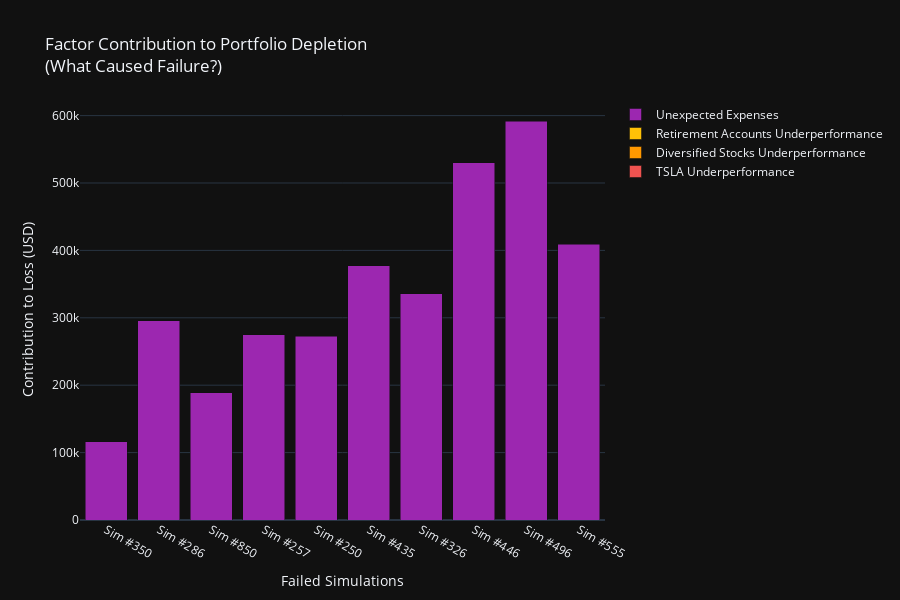

The notebook cell saved with this chart:
### Code cell
# MULTI-FACTOR ATTRIBUTION ANALYSIS
 

if len(failed_simulations) > 0:
    print("\\n" + "="*80)
    print("MULTI-FACTOR ATTRIBUTION ANALYSIS")
    print("="*80)
    print("Calculating how much each factor contributed to portfolio depletion...")
    
    # Calculate factor contributions
    contributions_df = calculate_factor_contributions(failed_simulations)
    
    # Display contribution table
    print("\\nFactor Contribution Summary (USD):")
    print("-" * 100)
    
    for _, row in contributions_df.iterrows():
        print(f"\\n{'='*100}")
        print(f"Simulation #{row['sim_id']:.0f} - Broke at age {row['broke_age']:.0f}")
        print(f"Starting Portfolio: ${row['starting_portfolio']:,.0f}")
        print("-" * 100)
        
        factors = []
        if 'TSLA_underperformance' in row and row['TSLA_underperformance'] > 0:
            factors.append(('TSLA Underperformance', row['TSLA_underperformance']))
        if 'Diversified_underperformance' in row and row['Diversified_underperformance'] > 0:
            factors.append(('Diversified Stocks Underperformance', row['Diversified_underperformance']))
        if 'Retirement_underperformance' in row and row['Retirement_underperformance'] > 0:
            factors.append(('Retirement Accounts Underperformance', row['Retirement_underperformance']))
        if 'unexpected_expenses_total' in row:
            factors.append(('Unexpected Expenses (Total)', row['unexpected_expenses_total']))
        
        # Sort by magnitude
        factors.sort(key=lambda x: x[1], reverse=True)
        
        total_impact = sum([f[1] for f in factors])
        
        for factor_name, factor_value in factors:
            pct_of_total = (factor_value / total_impact * 100) if total_impact > 0 else 0
            print(f"  {factor_name:<45} ${factor_value:>15,.0f}  ({pct_of_total:>5.1f}%)")
        
        print("-" * 100)
        print(f"  {'TOTAL IMPACT':<45} ${total_impact:>15,.0f}")
    
    # Create stacked bar chart showing contributions
    print("\\n" + "="*80)
    print("Creating factor contribution visualization...")
    
    # Prepare data for stacked bar chart
    sim_ids = [f"Sim #{int(row['sim_id'])}" for _, row in contributions_df.iterrows()]
    
    fig_contrib = go.Figure()
    
    # Add traces for each factor
    if 'TSLA_underperformance' in contributions_df.columns:
        fig_contrib.add_trace(go.Bar(
            name='TSLA Underperformance',
            x=sim_ids,
            y=contributions_df['TSLA_underperformance'],
            marker_color='#EF5350'
        ))
    
    if 'Diversified_underperformance' in contributions_df.columns:
        fig_contrib.add_trace(go.Bar(
            name='Diversified Stocks Underperformance',
            x=sim_ids,
            y=contributions_df['Diversified_underperformance'],
            marker_color='#FF9800'
        ))
    
    if 'Retirement_underperformance' in contributions_df.columns:
        fig_contrib.add_trace(go.Bar(
            name='Retirement Accounts Underperformance',
            x=sim_ids,
            y=contributions_df['Retirement_underperformance'],
            marker_color='#FFC107'
        ))
    
    if 'unexpected_expenses_total' in contributions_df.columns:
        fig_contrib.add_trace(go.Bar(
            name='Unexpected Expenses',
            x=sim_ids,
            y=contributions_df['unexpected_expenses_total'],
            marker_color='#9C27B0'
        ))
    
    fig_contrib.update_layout(
        title='Factor Contribution to Portfolio Depletion<br>(What Caused Failure?)',
        xaxis_title='Failed Simulations',
        yaxis_title='Contribution to Loss (USD)',
        barmode='stack',
        template='plotly_dark',
        height=600,
        hovermode='x unified',
        legend=dict(
            orientation="v",
            yanchor="top",
            y=1,
            xanchor="left",
            x=1.02
        )
    )
    
    fig_contrib.show()
    
    # Calculate average contributions across all failures
    print("\\n" + "="*80)
    print("AVERAGE FACTOR CONTRIBUTIONS ACROSS ALL FAILURES")
    print("="*80)
    
    avg_contributions = {
        'TSLA Underperformance': contributions_df['TSLA_underperformance'].mean() if 'TSLA_underperformance' in contributions_df else 0,
        'Diversified Underperformance': contributions_df['Diversified_underperformance'].mean() if 'Diversified_underperformance' in contributions_df else 0,
        'Retirement Accounts Underperformance': contributions_df['Retirement_underperformance'].mean() if 'Retirement_underperformance' in contributions_df else 0,
        'Unexpected Expenses': contributions_df['unexpected_expenses_total'].mean() if 'unexpected_expenses_total' in contributions_df else 0
    }
    
    total_avg = sum(avg_contributions.values())
    
    print(f"{'Factor':<45} {'Average Impact':<20} {'% of Total':<15}")
    print("-" * 80)
    for factor, value in sorted(avg_contributions.items(), key=lambda x: x[1], reverse=True):
        pct = (value / total_avg * 100) if total_avg > 0 else 0
        print(f"{factor:<45} ${value:>18,.0f}  {pct:>13.1f}%")
    print("-" * 80)
    print(f"{'TOTAL':<45} ${total_avg:>18,.0f}  {100.0:>13.1f}%")
    print("="*80)
    
else:
    print("\\nNo failed simulations to analyze.")

### Figure 1 — Plotly figure (JSON) as saved in the notebook; plotly's stock layout.template omitted (floating-point values rounded to 4 significant figures)
{"data": [{"marker": {"color": "#EF5350"}, "name": "TSLA Underperformance", "type": "bar", "x": ["Sim #350", "Sim #286", "Sim #850", "Sim #257", "Sim #250", "Sim #435", "Sim #326", "Sim #446", "Sim #496", "Sim #555"], "y": [NaN, NaN, NaN, NaN, NaN, NaN, NaN, NaN, NaN, NaN]}, {"marker": {"color": "#FF9800"}, "name": "Diversified Stocks Underperformance", "type": "bar", "x": ["Sim #350", "Sim #286", "Sim #850", "Sim #257", "Sim #250", "Sim #435", "Sim #326", "Sim #446", "Sim #496", "Sim #555"], "y": [NaN, NaN, NaN, NaN, NaN, NaN, NaN, NaN, NaN, NaN]}, {"marker": {"color": "#FFC107"}, "name": "Retirement Accounts Underperformance", "type": "bar", "x": ["Sim #350", "Sim #286", "Sim #850", "Sim #257", "Sim #250", "Sim #435", "Sim #326", "Sim #446", "Sim #496", "Sim #555"], "y": [NaN, NaN, NaN, NaN, NaN, NaN, NaN, NaN, NaN, NaN]}, {"marker": {"color": "#9C27B0"}, "name": "Unexpected Expenses", "type": "bar", "x": ["Sim #350", "Sim #286", "Sim #850", "Sim #257", "Sim #250", "Sim #435", "Sim #326", "Sim #446", "Sim #496", "Sim #555"], "y": [116200.0, 295700.0, 188700.0, 274700.0, 272700.0, 377300.0, 335600.0, 529800.0, 592000.0, 408800.0]}], "layout": {"barmode": "stack", "height": 600, "hovermode": "x unified", "legend": {"orientation": "v", "x": 1.02, "xanchor": "left", "y": 1, "yanchor": "top"}, "title": {"text": "Factor Contribution to Portfolio Depletion<br>(What Caused Failure?)"}, "xaxis": {"title": {"text": "Failed Simulations"}}, "yaxis": {"title": {"text": "Contribution to Loss (USD)"}}}}
